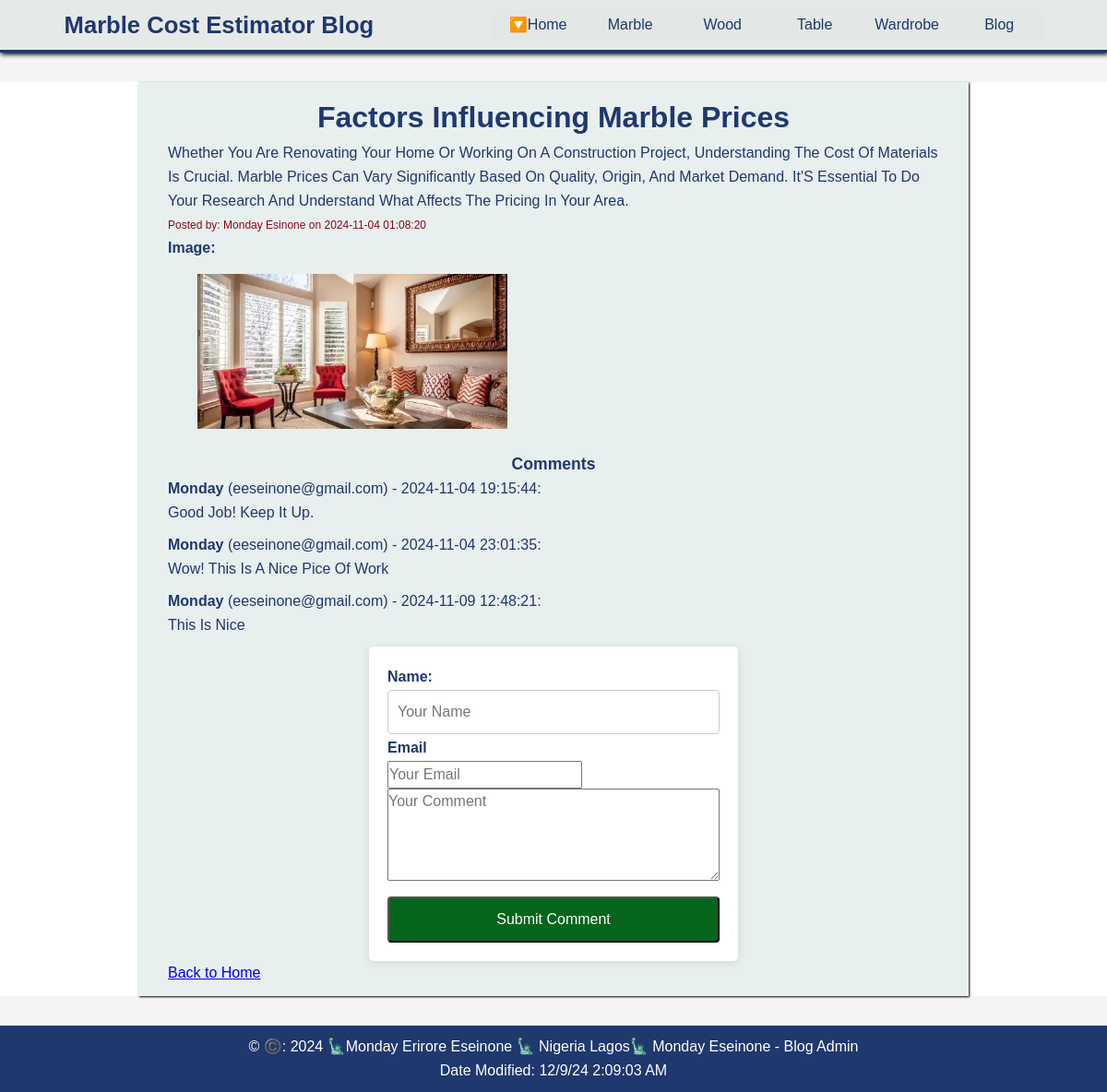
Screenshot of /post/3 with the database file from the repository.
### tables this page shows
CREATE TABLE posts (
            id INTEGER PRIMARY KEY AUTOINCREMENT,
            title TEXT NOT NULL,
            content TEXT NOT NULL,
            author TEXT NOT NULL,
            image TEXT,  -- New image field
            created_at TIMESTAMP DEFAULT CURRENT_TIMESTAMP
        );

CREATE TABLE comments (
            id INTEGER PRIMARY KEY AUTOINCREMENT,
            post_id INTEGER,
            author TEXT NOT NULL,
            email TEXT NOT NULL,
            content TEXT NOT NULL,
            created_at TIMESTAMP DEFAULT CURRENT_TIMESTAMP,
            FOREIGN KEY (post_id) REFERENCES posts (id) ON DELETE CASCADE
        );

### app.py (the view, shortened to what this page needs)
@app.route('/post/<int:post_id>', methods=['GET', 'POST'])
def post(post_id):
    conn = get_db_connection()
    post = conn.execute('SELECT * FROM posts WHERE id = ?', (post_id,)).fetchone()
    comments = conn.execute('SELECT * FROM comments WHERE post_id = ?', (post_id,)).fetchall()
    conn.close()
    return render_template('post.html', post=post, comments=comments)

### models.py (called while the page is built)
def get_db_connection():
    conn = sqlite3.connect('blog.db')
    conn.row_factory = sqlite3.Row
    return conn

### templates/post.html (shortened to what this page needs)
<!DOCTYPE html>
<html lang="en">
<head>
    <link rel="stylesheet" href="{{ url_for('static', filename ='styles/blog-styles.css')}}">
    <link rel="stylesheet" href="{{ url_for('static', filename ='styles/mabel-styles.css')}}">
    <link rel="stylesheet" href="{{ url_for('static', filename ='styles/mabel-large-styles.css')}}">
    <link rel="stylesheet" href="{{ url_for('static', filename ='styles/image-slide.css')}}">
</head>
<body>
    <header>
        <h1>Marble Cost Estimator Blog</h1>
        <nav class="navigation">
            <a href="{{ url_for('index')}}" class="active">Home</a>
            <a href="{{ url_for('marble_cal')}}">Marble</a>
            <a href="{{ url_for('wood_calculator')}}">Wood</a>
            <a href="{{ url_for('table_cal')}}">Table</a>
            <a href="{{ url_for('wardrob_cal')}}">Wardrobe</a>
            <a href="{{ url_for('blogpost')}}"> Blog</a>
        </nav>
    </header>
    <main>
        <div class="post-view-container">
            <div class="full-post">
                <h1>{{ post['title'] }}</h1>
                <p>{{ post['content'] }}</p>
                <small>Posted by: {{ post['author'] }} on {{ post['created_at'] }}</small>
                {% if post['image'] %}
                <div>
                    <h3>Image:</h3>
                    <img src="{{ url_for('static', filename='uploads/images/' + post['image']) }}" alt="Post Image" style="max-width: 400px; height: auto;">
                </div>
                {% endif %}
                <h2>Comments</h2>
                {% for comment in comments %}
                <div>
                    <strong>{{ comment['author'] }}</strong> ({{ comment['email'] }}) - {{ comment['created_at'] }}:
                    <p>{{ comment['content'] }}</p>
                </div>
                {% endfor %}
                <form action="" method="post" class="comment-post">
                    <label for="projectName">Name:</label>
                    <input type="text" name="author" placeholder="Your Name" required>
                    <label for="emailC">Email</label>
                    <input type="email" name="email" placeholder="Your Email" required>
                    <textarea name="content" placeholder="Your Comment" required></textarea>
                    <button type="submit">Submit Comment</button>
                </form>
                <a  href="{{ url_for('blogpost')}}"> Back to Home</a>
            </div>
        </div>
    </main>
    <footer>
        <p>&copy; <span id="year"></span> Monday Eseinone - Blog Admin</p>
        <p id="date-modified"></p>
    </footer>
</body>
</html>

### static/styles/blog-styles.css (style rules this page uses)
body { font-family: Arial, sans-serif; line-height: 1.6; margin: 0; padding: 0; }
h1 { margin: 0; }
.full-post { background-color: #e8efef; padding: .8rem 2rem; box-shadow: 1px 1px 2px black; max-width: 900px; margin: 2rem auto; }
.full-post img { width: 100%; height: auto; padding: 1rem 2rem; margin: auto; }
.post-view-container { padding: 0px; margin: 1rem auto; }
small { color: rgb(141, 8, 22); font-size: 12px; }
textarea { width: 100%; height: 100px; margin-bottom: 10px; }

### static/styles/mabel-styles.css (style rules this page uses)
:root { --color-primary: #654534; --color-primary-light: #7e57c2; --color-primary-dark: #5e35b1; --color-background: #F9F8F5; --color-text: #1b1919; --color-header: #1f386e; --color-footer: #1f386e; --color-accent: #c1a728; --gutter-sm: 0.6rem; --gutter-md: 1.1rem; --gutter-lg: 1.6rem; --gutter-xl: 2rem; --gutter-xxl: 7.2rem; --font-family: 'Roboto', Arial, sans-serif; --font-size-sm: 1.1rem; --font-size-md: 1.2rem; --font-size-lg: 2.1rem; --font-size-xl: 2.8rem; --font-size-xxl: 3.6rem; --line-height: 1.5; --transition-duration: 300ms; --transition-ease: cubic-bezier(0.645, 0.045, 0.355, 1); }
* { margin: 0; padding: 0; box-sizing: border-box; font-family: var(--fontFamily); font-size: var(--fontSizeMd); line-height: var(--lineHeightMd); }
body { font-family: Arial, sans-serif; background-color: #f4f4f4; margin: 0; }
h1 { font-size: 1.8rem; color: #1f386e; }
h2 { font-size: 1.4rem; }
header, main { margin: 0 auto; }
header { background-color: #e3e8e6e2; display: grid; grid-gap: .1rem; padding: 1rem 2rem; border-bottom: 3px solid #1f386e; box-shadow: 1px 2px 5px black; margin: 0px auto; }
header h1 { font-size: medium; }
nav { background-color:#e3e8e6e2; display: flex; flex-direction: column; }
nav a { display: block; color: #072719e2; text-align: center; padding: 1rem; text-decoration: none; }
.active { color: yellow; }
.navigation { display: flex; flex-direction: column; list-style: none; background-color: #e3e8e6e2; color: #1f386e; max-width: 900px; }
.navigation a { display: none; padding: 1rem; text-align: center; text-decoration: none; color: #1f386e; }
.active::before { content: "🔽"; }
main { align-items: center; background-color: #fff; padding: 0px; color: #1f386e; margin: auto; }
form { background: #fff; padding: 20px; border-radius: 5px; box-shadow: 0 2px 10px rgba(0, 0, 0, 0.1); max-width: 400px; margin: auto; }
label { display: block; margin-bottom: 2px; font-weight: bold; }
input[type="text"], input[type="number"] { width: 100%; padding: 10px; margin-bottom: 2px; border: 1px solid #ccc; border-radius: 4px; box-sizing: border-box; }
button { background-color: #05651b; color: white; padding: 10px 15px; border-radius: 4px; cursor: pointer; font-size: 16px; margin-right: 10px; width: 100%; }
div { margin-bottom: 10px; }
footer { text-align: center; padding: 10px 0; background: var(--color-footer); color: #fff; position: relative; bottom: 0; width: 100%; }

### static/styles/mabel-large-styles.css (style rules this page uses)
@media (min-width: 37.5em) { h1 { font-size: 2rem; margin-left: 0; text-align: center; } }
@media (min-width: 37.5em) { h2 { font-size: var(--font-size-sm); text-align: center; line-height: var(--gutter-lg); } }
@media (min-width: 37.5em) { .navigation { flex-direction: row; justify-content: space-evenly; } }
@media (min-width: 37.5em) { .navigation a { display: block; flex: 1 1 100%; padding: .2rem; } }
@media (min-width: 37.5em) { nav { background-color: #e3e8e6e2; display: block; flex-direction: column; margin-right: 2px; align-items: center; } }
@media (min-width: 37.5em) { nav a { display: block; color: #1f386e; text-align: center; padding: .1rem; text-decoration: none; } }
@media (min-width: 541px) { header { display: flex; align-items: center; justify-content:space-around; padding: 0px; } }
@media (min-width: 541px) { header h1 { font-size: 1.6rem; padding: .8rem; line-height: 1.8rem; } }
@media (min-width: 541px) { nav { background-color: #e3e8e6e2; display: flex; flex-direction: column; justify-content:space-around; margin-right: 10px; width: 600px; align-items: center; } }
@media (min-width: 541px) { nav a { flex: 1 1 100%; } }

### static/styles/image-slide.css (style rules this page uses)
img { vertical-align: middle; }
.active, .thumbnail:hover { opacity: 1; }

### rows the page displays
posts: title "Factors Influencing Marble Prices", content "Whether You Are Renovating Your Home Or Working On A Construction Project, Understanding The Cost Of Materials Is Crucial. Marble Prices Can Vary Significantly Based On Quality, Origin, And Market Demand. It'S Essential To Do Your Research And Understand What Affects The Pricing In Your Area.", author "Monday Esinone", created_at "2024-11-04 01:08:20", image (picture)
comments: author "Monday", email "eeseinone@gmail.com", created_at "2024-11-04 19:15:44", content "Good Job! Keep It Up."
comments: author "Monday", email "eeseinone@gmail.com", created_at "2024-11-04 23:01:35", content "Wow! This Is A Nice Pice Of Work"
comments: author "Monday", email "eeseinone@gmail.com", created_at "2024-11-09 12:48:21", content "This Is Nice"
